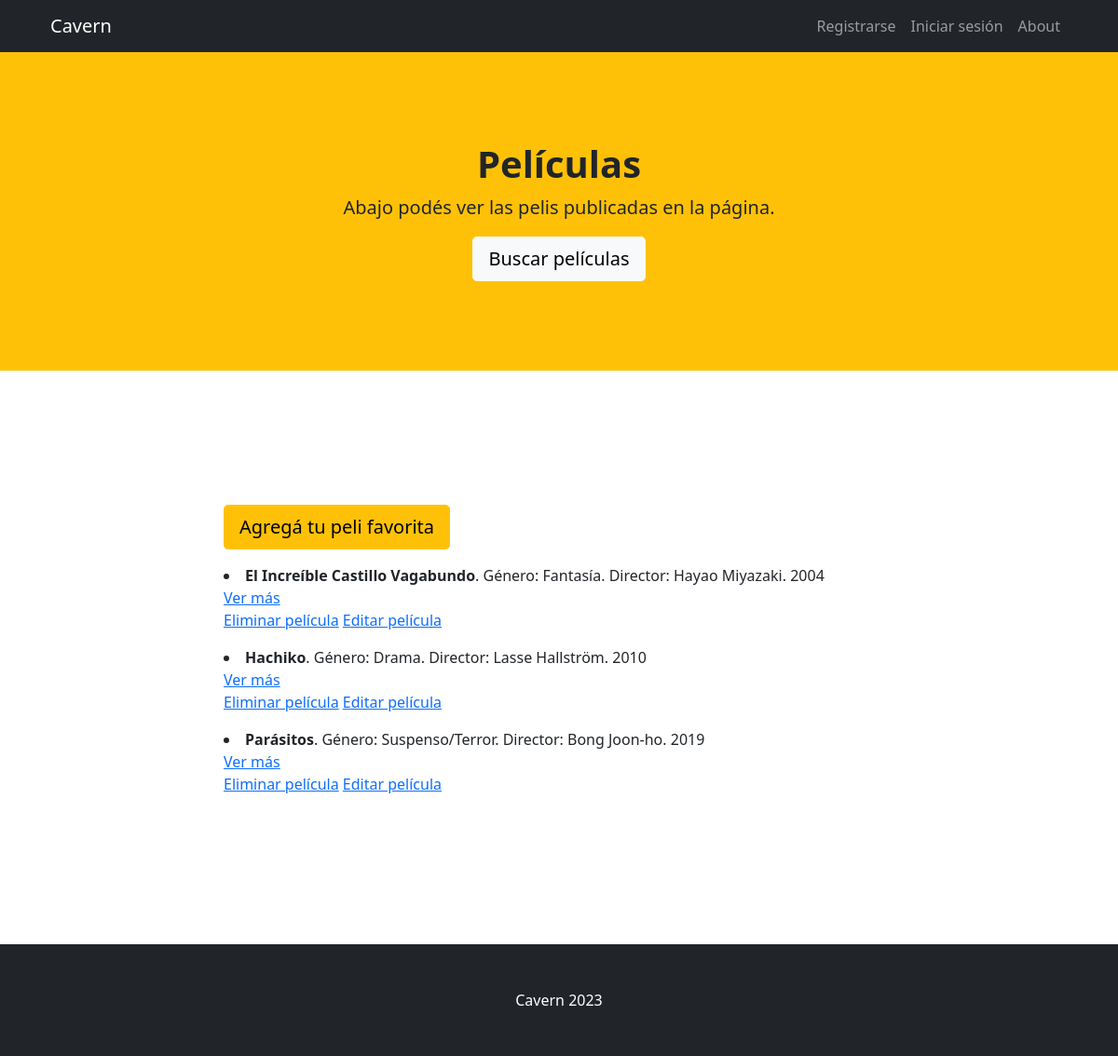
The app's page /SPL/peliculas/ with its own data.
### SPL/models.py (models this page shows)
class Pelicula(models.Model):
    nombre = models.CharField(max_length=50)
    genero = models.CharField(max_length=40)
    director = models.CharField(max_length=50)
    año = models.IntegerField()
    sinopsis = models.TextField(default=0)

### SPL/views.py (the view)
# urls.py: path('peliculas/', verPelis, name="Pelis"),
def verPelis(request):
    todas_pelis = Pelicula.objects.all()
    return render(request, 'SPL/verPelis.html', {'todas_pelis':todas_pelis})

### SPL/templates/SPL/verPelis.html
{% extends 'SPL/padre.html' %}
{% load static %}
{% block titulo %}
    <h1 class="fw-bolder">Películas</h1>
    <p class="lead">Abajo podés ver las pelis publicadas en la página.</p>
    <a class="btn btn-lg btn-light" href="{% url 'busquedaPeli' %}">Buscar películas</a>
{% endblock %}
{% block sobreLaPagina %}
    <a class="btn btn-lg btn-warning" href="{% url 'agregar_peli' %}">Agregá tu peli favorita</a>
    {% for peli in todas_pelis %}
        <p><li><strong>{{peli.nombre}}</strong>. Género: {{peli.genero}}. Director: {{peli.director}}. {{peli.año}}</li>
            <a href="{% url 'infoseries' %}">Ver más</a>
        <p>
        <a href="{% url 'eliminarpeli' peli.nombre %}">Eliminar película</a>
        <a href="{% url 'editar peli' peli.nombre %}">Editar película</a>
        </p> </p>
    {% endfor %}
{% endblock %}

### records on screen
Pelicula: nombre "El Increíble Castillo Vagabundo", genero "Fantasía", director "Hayao Miyazaki", año "2004"
Pelicula: nombre "Hachiko", genero "Drama", director "Lasse Hallström", año "2010"
Pelicula: nombre "Parásitos", genero "Suspenso/Terror", director "Bong Joon-ho", año "2019"
